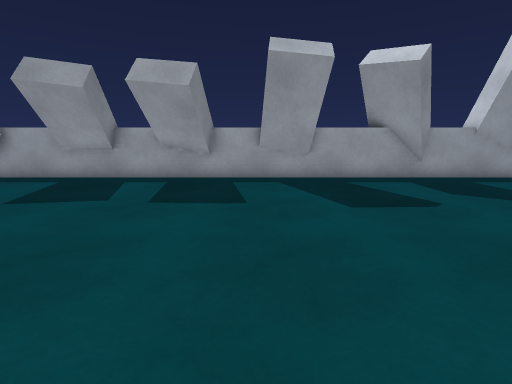
view 1 (above)

16 first-person views from a walk through a Unity game level. The camera is 1.4 m above the floor, tilts 10° down and sees 85° across. The floor is counted in squares, 1 m on a side. Each view is taken from the middle of a square. On the plan, view 1 faces up. The plan holds only what a view shows up to about 14 squares ahead; the rest is blank. The place goes on beyond the plan. Surface patterns are stand-ins for the level's own textures.

view 2
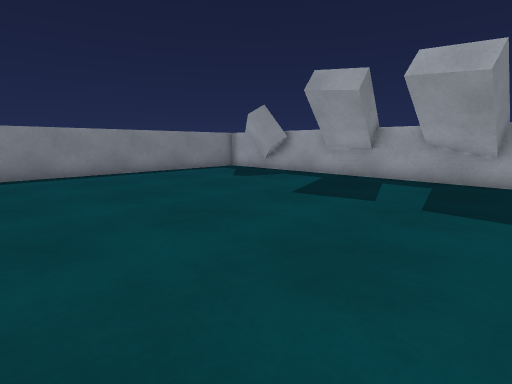

view 3
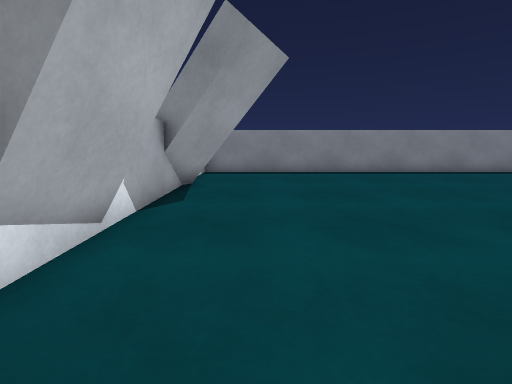

view 4
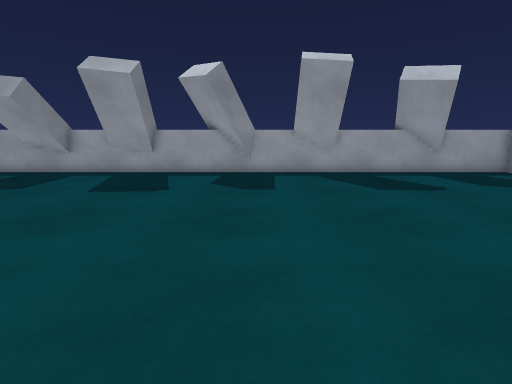

view 5
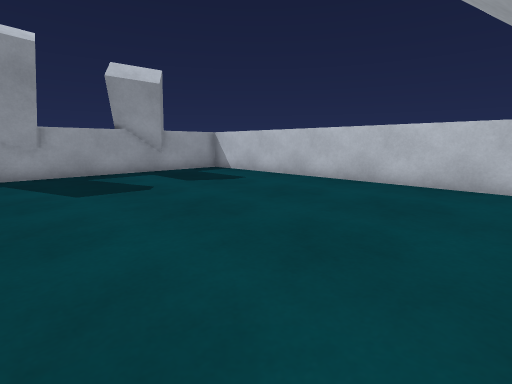

view 6
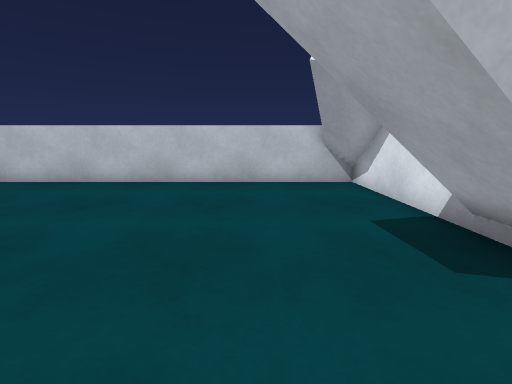

view 7
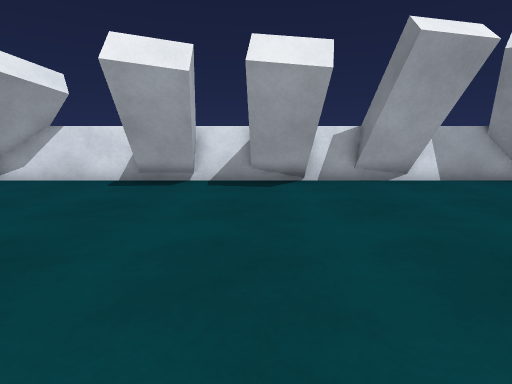

view 8
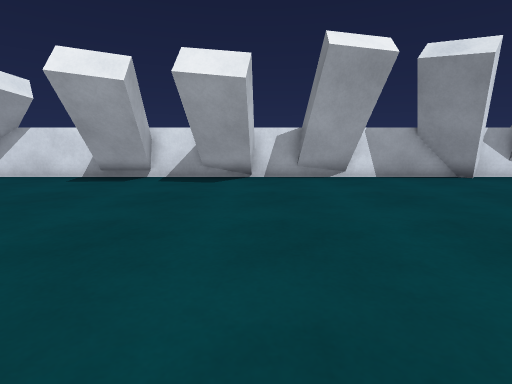

view 9
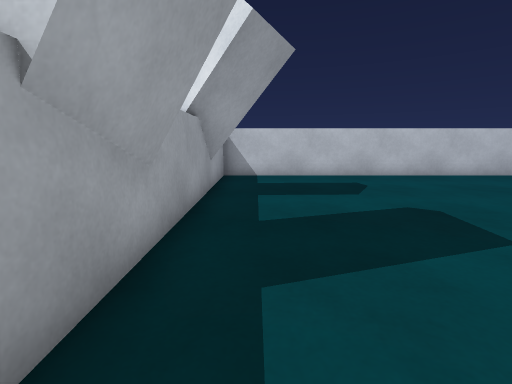

view 10
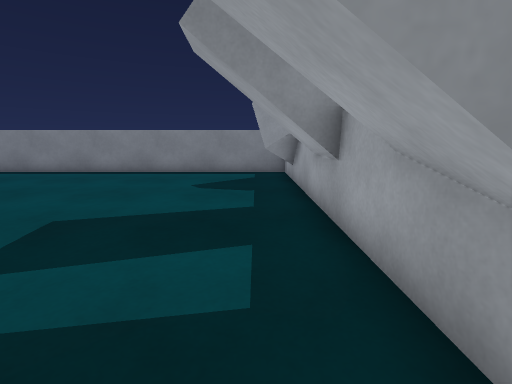

view 11
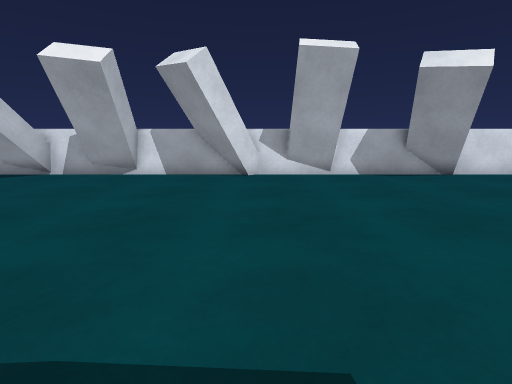

view 12
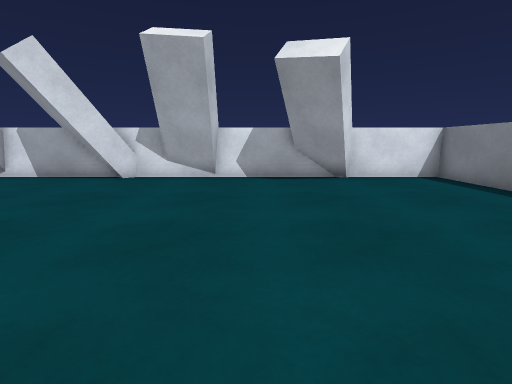

view 13
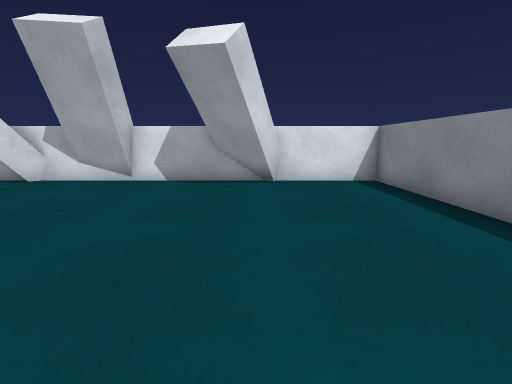

view 14
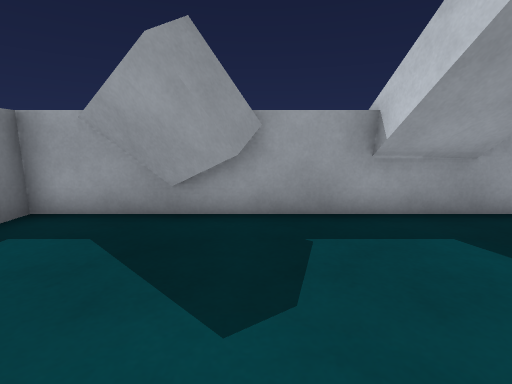

view 15
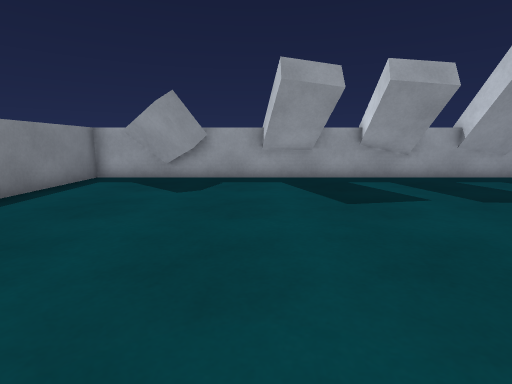

view 16
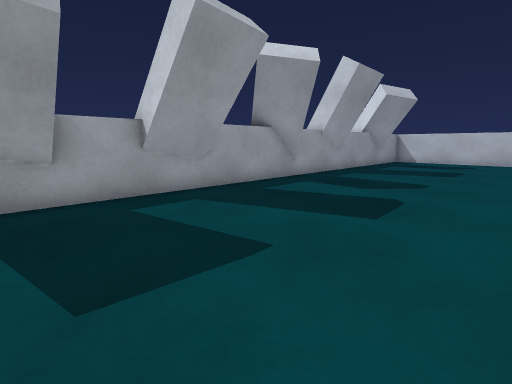

### Floor plan
Points are (right, up) in squares from view 1. A wall is a line through its corners. A room is listed if a view was taken in it or the views show most of it. See-through windows are left out.
Room 1 (views 1, 2, 3, 4, 5, 6, 7, 8, 9, 10, 11, 12, 13, 14, 15, 16)
walls: (2.2, 10.9) (0.2, 11.1); (2.2, 11.1) (0.2, 11.4) (0.2, 11.5); (2.2, 11.4) (2.2, 11.3); (3.2, -3.4) (5.2, -3.5); (-0.9, -3.1) (0.4, -4.5); (-1.1, -3.2) (0.1, -4.5); (3.2, -3.9) (5.3, -4.1); (-1.2, -3.4) (-0.2, -4.6); (6.5, 11) (6.1, 11.5); (-1.8, 11.5) (-1.9, 10.4); (-0.8, -4.5) (3.2, -4.5) (3.2, -3.6) (5.2, -3.8) (5.2, -4.5) (7.4, -4.5); (6.9, 11.5) (6.2, 10.8) (5.6, 11.4); (-2.2, -4.5) (-1.7, -3.9); (7.1, -4.5) (7.3, -2.4); (-3.9, -4.5) (-1.2, -4.5); (-5.3, -3.6) (-3.4, -3.9); (-5.7, 11.5) (-5.6, 10.6); (-5.4, -3.8) (-3.4, -4.2); (9.1, -4.5) (11.2, -4.5) (11, -2.6); (10.8, 11.1) (8.8, 11.5); (10.8, 11.3) (10.3, 11.4); (-7.7, 10.7) (-7.7, 11.4); (-9.8, 11.1) (-10.4, 10.3) (-12.7, 11.4); (-10, -2.9) (-8.4, -4.1); (-10.5, 10.2) (-13.1, 11.5); (-10.1, -3.1) (-8.5, -4.3); (13.4, -4.5) (19, -4.5) (19, 11.4) (-14.5, 11.4) (-14.5, -4.5) (-11, -4.5) (-10.6, -3.9); (-9.5, -4.5) (-5.4, -4.5) (-5.4, -4.3); (-10.3, -3.3) (-8.7, -4.5); (15.5, 10.8) (14.5, 11.5); (15.5, 11) (14.9, 11.4); (15.6, 11.1) (15.2, 11.4)
low walls: (2.2, 11.3) (1.6, 11.4); (3.2, -4.2) (5.3, -4.3); (-1.4, -3.6) (-0.6, -4.5); (-1.5, -3.7) (-0.8, -4.5); (-1.7, -3.9) (-1.2, -4.4); (-5.4, -4.1) (-3.4, -4.4); (-5.4, -4.3) (-4.5, -4.5); (-10.7, 10.7) (-12.2, 11.4); (-10.4, -3.5) (-9, -4.5); (-10.5, -3.7) (-9.5, -4.5); (-10.6, -3.9) (-9.7, -4.5)

Where each view was taken, in squares from view 1:
view 1: 0 up, 0 right, facing up
view 2: 0 up, 1 left, facing up-left
view 3: 2 down, 1 left, facing left
view 4: 2 down, 7 right, facing up
view 5: 2 down, 9 right, facing up-right
view 6: 1 down, 9 right, facing right
view 7: 6 up, 9 right, facing down
view 8: 7 up, 7 right, facing down
view 9: 10 up, 7 right, facing right
view 10: 10 up, 1 left, facing left
view 11: 8 up, 2 left, facing down
view 12: 7 up, 7 left, facing down
view 13: 6 up, 10 left, facing down
view 14: 6 up, 10 left, facing up
view 15: 0 up, 8 left, facing up
view 16: 4 up, 3 left, facing up-right
